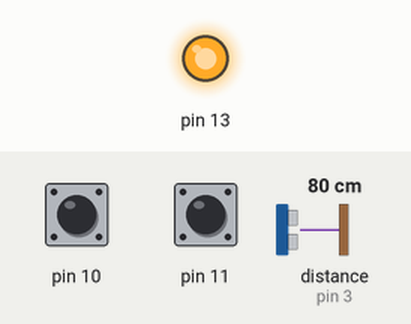
A sketch run on a simulated Arduino Uno, built with avr-gcc and run on an emulated ATmega328P. Parts: output pins drawn as LEDs (lit = HIGH). Inputs (shaded band) come from the test bench; at power-on: pin 10 HIGH, pin 11 HIGH, distance to the obstacle (sensor on pin 3) 80 cm. The echo pulse lasts 58.3 µs per cm; pins used as bus, display or sensor lines are not drawn; what the sketch prints to the serial monitor is not drawn.

Above: at 0.1 s.
Timing chart, 0 to 1.6 s (numbered marks = the images above):
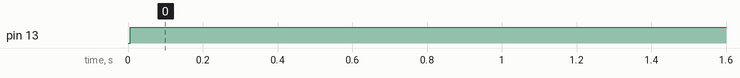

The sketch:

basicWatertankwithNodemcu.ino
```cpp
#include <EEPROM.h>
#include <Wire.h>

long duration, inches;
int set_val, percentage;
bool state, pump;

void setup() {


  Serial.begin(9600);
  pinMode(2, OUTPUT);
  pinMode(3, INPUT);
  // pinMode(10, INPUT_PULLUP);
  // pinMode(11, INPUT_PULLUP);
  pinMode(13, OUTPUT);

  set_val = EEPROM.read(0);
  if (set_val > 150) set_val = 150;
}
void loop() {

  digitalWrite(2, HIGH);
  delayMicroseconds(10);
  digitalWrite(2, LOW);
  duration = pulseIn(3, HIGH);
  inches = microsecondsToInches(duration);

  percentage = (set_val - inches) * 100 / set_val;
  Serial.print(percentage);
  // Serial.print("\n");


  if (percentage < -200 & digitalRead(11)) pump = 1;
  if (percentage < -200) pump = 1;
  if (percentage > 60) pump = 0;
  // digitalWrite(13, !pump);
  // Serial.print(pump);
  // Serial.print("\n");

  if (pump == 1) {
    Serial.print("Motor is on");
    Serial.print("\n");
    digitalWrite(13, LOW);


  } else {
    Serial.print("Motor is off");
    Serial.print("\n");
        digitalWrite(13, HIGH);

  }

  if (!digitalRead(10) & !state & digitalRead(11)) {
    state = 1;
    set_val = inches;
    EEPROM.write(0, set_val);
  }

  if (!digitalRead(10) & !state & !digitalRead(11)) {
    state = 1;
    pump = !pump;
  }

  if (digitalRead(10)) state = 0;


  delay(500);
}
long microsecondsToInches(long microseconds) {
  return microseconds / 74 / 2;
}
```

Measured:
- by itself, pin 13: LOW → HIGH at 0.01 s
